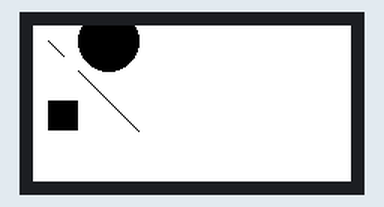
The sketch below on a simulated Arduino Uno, built for the host (arithmetic inside an expression is 32-bit, double 64-bit). Shown: 212×104 colour display. What the sketch prints to the serial monitor is not drawn.

Above: at 45.1 s.

The sketch:

test1TextShapesEPaper.ino
```cpp
#include <Adafruit_GFX.h>
#include <GxEPD.h>
#include <GxGDEW0213Z16/GxGDEW0213Z16.h>
#include <GxIO/GxIO_SPI/GxIO_SPI.h>
#include <GxIO/GxIO.h>

#define COLOUR GxEPD_BLACK

GxIO_Class io(SPI, SS, 8, 9);
GxEPD_Class display(io, 9, 7);

void textTest();
void shapeTest();
void printResults();

unsigned long beforeInitialiseTime;
unsigned long initialiseTime;

unsigned long beforeTextTime;
unsigned long textTime;

unsigned long beforeGraphicsTime;
unsigned long graphicsTime;

void setup() {
  // Serial port initialisation
  Serial.begin(9600);

  // Display initialisation
  beforeInitialiseTime = millis();
  display.init();
  display.eraseDisplay();
  display.setRotation(1);
  initialiseTime = millis() - beforeInitialiseTime;

  // Running the text test and recording the time taken
  beforeTextTime = millis();
  display.drawPaged(textTest);
  textTime = millis() - beforeTextTime;

  // Running the shape test and recording the time taken
  beforeGraphicsTime = millis();
  display.drawPaged(shapeTest);
  graphicsTime = millis() - beforeGraphicsTime;

  // Printing the results to the serial monitor
  printResults();
}

void textTest() {
  // Text drawing
  display.setTextColor(COLOUR);
  display.setCursor(0, 0);
  display.println("Hello world!");
  display.setCursor(50, 50);
  display.println("Hello world!");
  display.setCursor(100, 100);
  display.println("Hello world!");
}

void shapeTest() {
  // Graphics drawing
  display.drawLine(10, 10, 20, 20, COLOUR);
  display.fillRect(10, 50, 20, 20, COLOUR);
  display.fillCircle(50, 10, 20, COLOUR);
  display.fillTriangle(50, 50, 30, 30, 70, 70, COLOUR);
}

void printResults() {
  Serial.print("The display initialised in (ms): ");
  Serial.println(initialiseTime);

  Serial.print("The display ran the text test in (ms): ");
  Serial.println(textTime);

  Serial.print("The display ran the graphics test in (ms): ");
  Serial.println(graphicsTime);
}

void loop() {}
```
